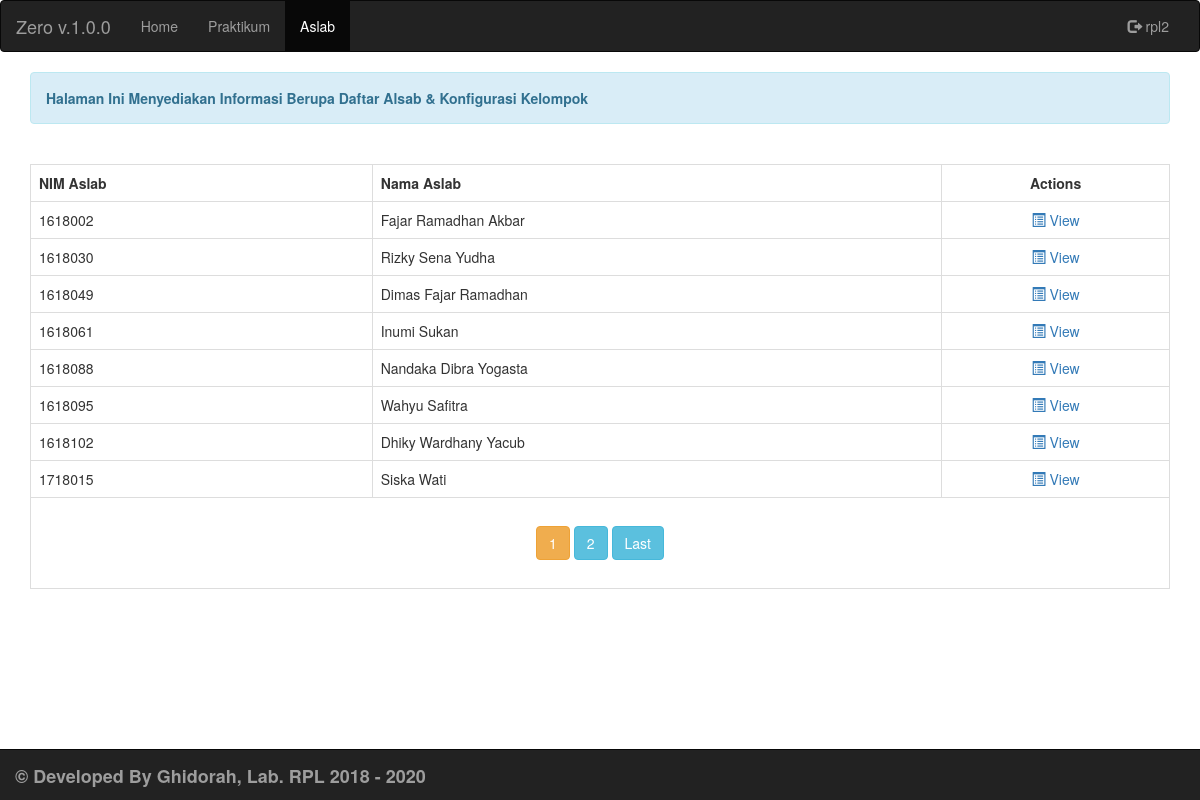
Screenshot of /menu/index.php?modul=aslab&file=aslab-home (signed in) with the database file from the repository.
### tables this page shows
CREATE TABLE `data_aslab` (
  `nim_aslab` varchar(7) NOT NULL,
  `nama_aslab` varchar(50) NOT NULL,
  `deskripsi` text DEFAULT NULL,
  `foto` varchar(255) DEFAULT NULL,
  `laboratorium` varchar(50) DEFAULT NULL
);

### menu/aslab/aslab-proses.php (the view, shortened to what this page needs)
<?php
class crud
{
	private $db;
	function __construct($DB_con)
	{
		$this->db = $DB_con;
	}
	public function dataview($query)
	{
		$stmt = $this->db->prepare($query);
		$stmt->execute();
		if($stmt->rowCount()>0)
		{
			while($row=$stmt->fetch(PDO::FETCH_ASSOC))
			{
				?>
                <tr>
                <td><?php print($row['nim_aslab'])?></td>
                <td><?php print($row['nama_aslab']); ?></td>
                <td align="center">
                 <a href="index.php?modul=aslab&file=aslab-view&view_id=<?php print($row['nim_aslab']); ?>"><i class="glyphicon glyphicon-list-alt"></i> View</a>
                </td>
                <?php
			}
		}
		else
		{
			?>
            <tr>
            <td>Nothing here...</td>
            </tr>
            <?php
		}
	}
	public function paginglink($query,$records_per_page)
	{
		$stmt = $this->db->prepare($query);
		$stmt->execute();
		$total_no_of_records = $stmt->rowCount();
		if($total_no_of_records > 0)
		{
			?>
			<ul class="pagination justify-content-center">
			<?php
			$total_no_of_pages=ceil($total_no_of_records/$records_per_page);
			$current_page=1;
			for($i=$current_page;$i<=$current_page;$i++)
			{
				if($i==$current_page)
				{
					echo "
					<li class='page-item'>
						<button type='submit' class='btn btn-warning' value='".$i."' name='page'>".$i."</button>
					</li>
					";
				}
				else
				{
					echo "
					<li class='page-item'>
						<button type='submit' class='btn btn-info' value='".$i."' name='page'>".$i."</button>
					</li>
					";
				}
			}
			if($current_page<$total_no_of_pages)
			{
				$next=$current_page+1;
				echo "
				<li class='page-item'>
					<button type='submit' class='btn btn-info' value='".$next."' name='page'>".$next."</button>
				</li>
				";
			}
			if($current_page!=$total_no_of_pages)
			{
				echo "
				<li class='page-item'>
					<button type='submit' class='btn btn-info' value='".$total_no_of_pages."' name='page'>Last</button>
				</li>
				";
			}
			?></ul><?php
		}
	}
}

### rows the page displays
data_aslab: nim_aslab "1618002", nama_aslab "Fajar Ramadhan Akbar"
data_aslab: nim_aslab "1618030", nama_aslab "Rizky Sena Yudha"
data_aslab: nim_aslab "1618049", nama_aslab "Dimas Fajar Ramadhan"
data_aslab: nim_aslab "1618061", nama_aslab "Inumi Sukan"
data_aslab: nim_aslab "1618088", nama_aslab "Nandaka Dibra Yogasta"
data_aslab: nim_aslab "1618095", nama_aslab "Wahyu Safitra"
data_aslab: nim_aslab "1618102", nama_aslab "Dhiky Wardhany Yacub"
data_aslab: nim_aslab "1718015", nama_aslab "Siska Wati"

### other values shown
$_SESSION['username'] "rpl2"
$next "2"
